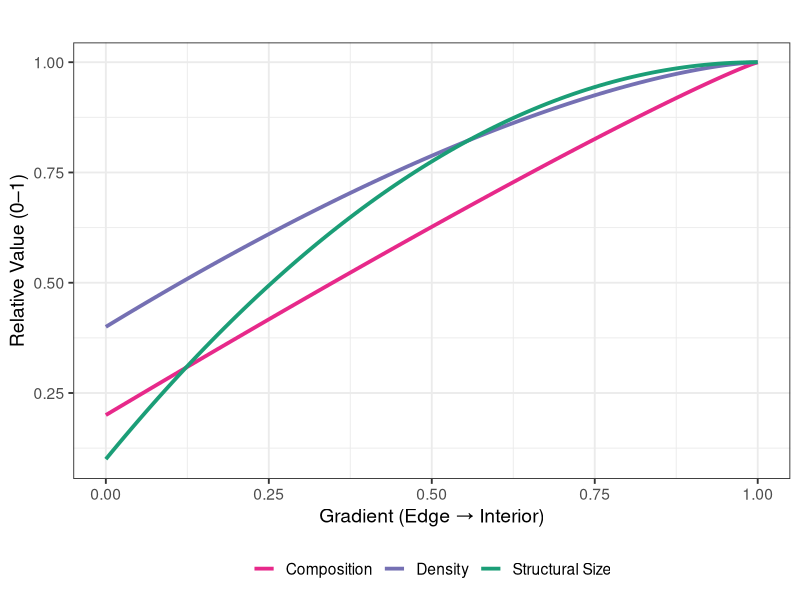
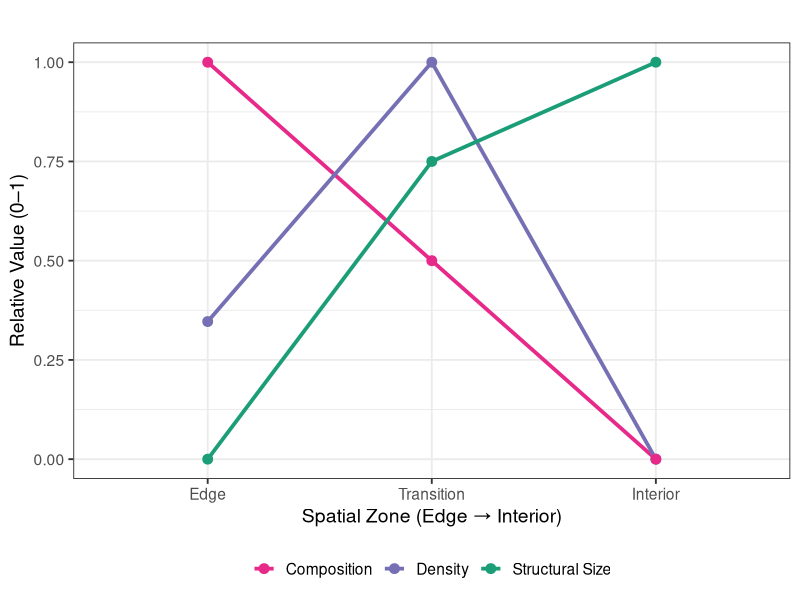
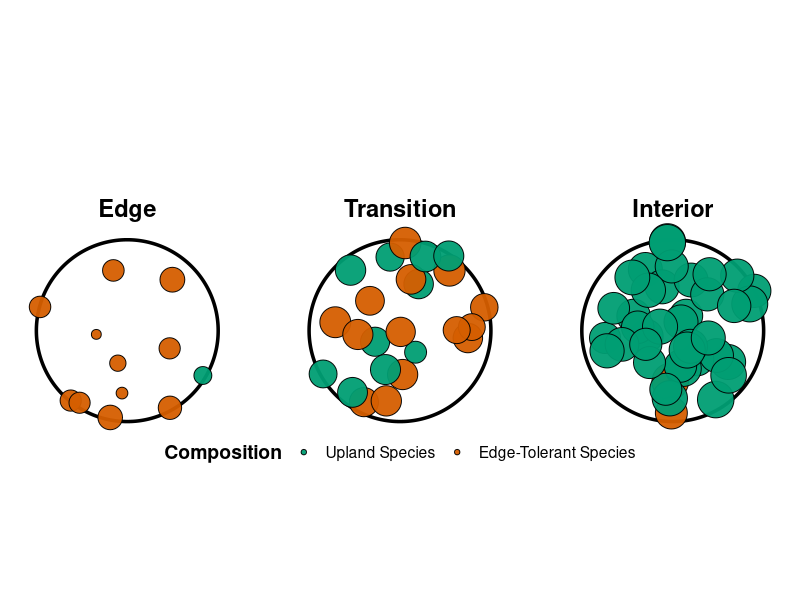
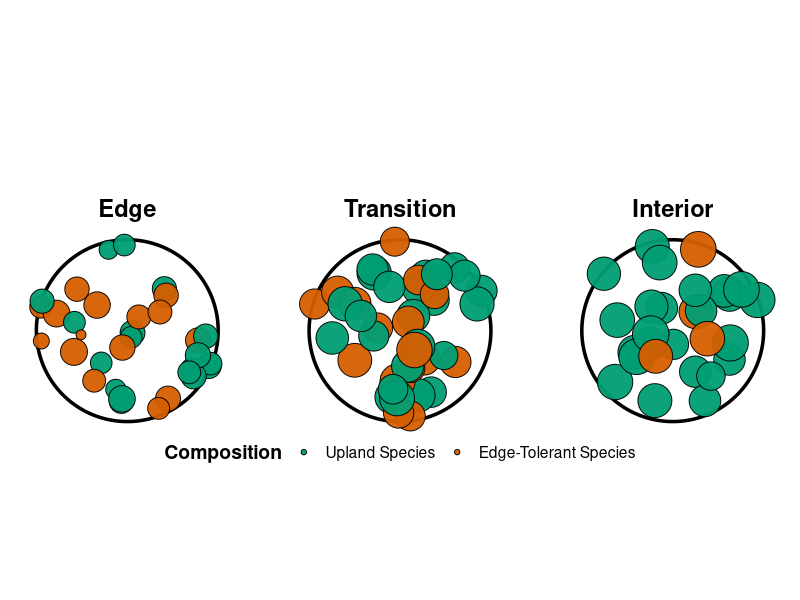

Source code (R) for these figures, in order:
## ---- chunk 1
library(ggplot2)
library(dplyr)
library(tidyr)
library(patchwork)
library(ggforce) 


metric_colors <- c(
  "Structural Size" = "#1b9e77",
  "Density" = "#7570b3",  
  "Composition" = "#e7298a"  
)

plot_empirical_and_ratchet_fixed <- function() {
  
  empirical_raw <- tibble::tribble(
    ~Metric,           ~Edge,   ~Transition, ~Interior,
    "Structural Size",  11.8,     14.8,        15.8,
    "Density",          33.6,     43.4,        28.4,
    "Composition",      0.30,     0.15,        0.00
  )

  empirical_df <- empirical_raw |>
    pivot_longer(-Metric, names_to="Zone", values_to="Value") |>
    group_by(Metric) |>
    mutate(Relative = (Value - min(Value)) / (max(Value) - min(Value))) |>
    ungroup() |>
    mutate(Zone = factor(Zone, levels=c("Edge","Transition","Interior")))

 p_emp <- ggplot(empirical_df, aes(x=Zone, y=Relative, color=Metric, group=Metric)) +
    geom_line(size=1.3) +
    geom_point(size=3) +
    scale_color_manual(values=metric_colors) +
    labs(title="",
      x="Spatial Zone (Edge → Interior)",
      y="Relative Value (0–1)"
    ) + guides(color = guide_legend(title = NULL)) + 
    theme_bw(base_size=14) +
    theme(legend.position = "bottom",     
      plot.title = element_text(face="bold", hjust=0.5))

    x <- seq(0, 1, length.out=100)
  ratchet_df <- data.frame(
    Position = x,
    Structural_Size = 1.0 - 0.9 * (1 - x)^2,
    Density = 1.0 - 0.6 * (1 - x)^1.5,
    Composition = 1.0 - 0.8 * (1 - x)^1.1
  ) |>
    rename(`Structural Size` = Structural_Size) |>  
    pivot_longer(-Position, names_to="Metric", values_to="Value")

  p_ratchet <- ggplot(ratchet_df, aes(x=Position, y=Value, color=Metric)) +
    geom_line(size=1.3) +
    scale_color_manual(values=metric_colors) +
    labs(title="",
      x="Gradient (Edge → Interior)",
      y="Relative Value (0–1)"
    ) + guides(color = guide_legend(title = NULL)) + 
    theme_bw(base_size=14) +
    theme( legend.position = "bottom",
      plot.title = element_text(face="bold", hjust=0.5))

  list(empirical_plot=p_emp, ratchet_plot=p_ratchet)
}

plots <- plot_empirical_and_ratchet_fixed()

plots$ratchet_plot 
plots$empirical_plot
## ---- chunk 2
library(ggplot2)
library(dplyr)
library(ggforce)

set.seed(42)

make_patch <- function(center_x, center_y, radius,
                       n_trees, size_mean, size_sd,
                       p_edge, upland_col, edge_col) {
  tibble(
    angle = runif(n_trees, 0, 2*pi),
    r     = sqrt(runif(n_trees, 0, 1)) * radius,
    size  = pmax(rnorm(n_trees, size_mean, size_sd), 1),
    Composition = ifelse(runif(n_trees) < p_edge, edge_col, upland_col)
  ) |>
    mutate(
      x = center_x + r * cos(angle),
      y = center_y + r * sin(angle)
    )
}

upland_col <- "#009E73" 
edge_col   <- "#D55E00"  

dens_edge_con  <- 12
dens_tran_con  <- 24
dens_int_con   <- 40

size_edge_con <- 3
size_tran_con <- 6
size_int_con  <- 9

p_edge_edge_con  <- 0.95 
p_edge_tran_con  <- 0.50 
p_edge_int_con   <- 0.05 

patch_edge_con <- make_patch(1, 0, 1,
                             dens_edge_con, size_edge_con, 0.8,
                             p_edge_edge_con, upland_col, edge_col)

patch_tran_con <- make_patch(4, 0, 1,
                             dens_tran_con, size_tran_con, 1.0,
                             p_edge_tran_con, upland_col, edge_col)

patch_int_con <- make_patch(7, 0, 1,
                            dens_int_con, size_int_con, 1.2,
                            p_edge_int_con, upland_col, edge_col)

all_ratchet <- bind_rows(
  patch_edge_con  |> mutate(Zone = "Edge",       cx = 1, cy = 0),
  patch_tran_con  |> mutate(Zone = "Transition", cx = 4, cy = 0),
  patch_int_con   |> mutate(Zone = "Interior",   cx = 7, cy = 0)
)

circle_df <- tibble(
  Zone = c("Edge","Transition","Interior"),
  cx   = c(1,4,7),
  cy   = 0,
  r    = 1
)

p_ratchet <- ggplot() +
  geom_circle(data = circle_df,
              aes(x0 = cx, y0 = cy, r = r),
              size = 1.2, color = "black", fill = NA) +
  geom_point(data = all_ratchet,
             aes(x = x, y = y, fill = Composition, size = size),
             shape = 21, color = "black", alpha = 0.95) +
  geom_text(data = circle_df,
            aes(x = cx, y = cy + 1.35, label = Zone),
            fontface = "bold", size = 6) +
  scale_fill_identity(
    guide  = "legend",
    breaks = c(upland_col, edge_col),
    labels = c("Upland Species", "Edge-Tolerant Species")
  ) +
  scale_size_continuous(range = c(3, 12), guide = "none") +
  coord_equal() +
  labs(title = "",
       subtitle = "",
       fill = "Composition") +
  theme_void(base_size = 14) +
  theme(
    legend.position = "bottom",
    legend.title    = element_text(face = "bold")
  )

p_ratchet 
## ---- chunk 3
library(ggplot2)
library(dplyr)
library(ggforce)

set.seed(42)

patch_emp <- function(center_x, center_y, radius,
                           n_trees, size_mean, size_sd,
                           p_edge, upland_col, edge_col) {
  tibble(
    angle = runif(n_trees, 0, 2*pi),
    r     = sqrt(runif(n_trees, 0, 1)) * radius,
    size  = pmax(rnorm(n_trees, size_mean, size_sd), 1),
    Composition = ifelse(runif(n_trees) < p_edge, edge_col, upland_col)
  ) |>
    mutate(
      x = center_x + r * cos(angle),
      y = center_y + r * sin(angle)
    )
}

upland_col <- "#009E73"
edge_col   <- "#D55E00"


max_trees  <- 40  
edge_n_emp  <- round(max_trees * (109/131))  
tran_n_emp  <- round(max_trees * 1.0)     
int_n_emp   <- round(max_trees * (91/131))

p_edge_edge_emp  <- 61/109   
p_edge_tran_emp  <- 60/131 
p_edge_int_emp   <- 12/91    

size_edge <- 11.8
size_tran <- 14.8
size_int  <- 15.8

scale_size <- function(x) (x - min(x)) / (max(x) - min(x)) * 6 + 4
size_scaled <- scale_size(c(size_edge, size_tran, size_int))

patch_edge_emp <- patch_emp(1, 0, 1,
                                 edge_n_emp, size_scaled[1], 1.0,
                                 p_edge_edge_emp, upland_col, edge_col)

patch_tran_emp <- patch_emp(4, 0, 1,
                                 tran_n_emp, size_scaled[2], 1.1,
                                 p_edge_tran_emp, upland_col, edge_col)

patch_int_emp <- patch_emp(7, 0, 1,
                                int_n_emp, size_scaled[3], 1.2,
                                p_edge_int_emp, upland_col, edge_col)

all_emp <- bind_rows(
  patch_edge_emp |> mutate(Zone = "Edge",       cx = 1, cy = 0),
  patch_tran_emp |> mutate(Zone = "Transition", cx = 4, cy = 0),
  patch_int_emp  |> mutate(Zone = "Interior",   cx = 7, cy = 0)
)

circle_df <- tibble(
  Zone = c("Edge","Transition","Interior"),
  cx   = c(1,4,7),
  cy   = 0,
  r    = 1
)

p_empirical <- ggplot() +
  geom_circle(data = circle_df,
              aes(x0 = cx, y0 = cy, r = r),
              size = 1.2, color = "black", fill = NA) +
  geom_point(data = all_emp,
             aes(x = x, y = y, fill = Composition, size = size),
             shape = 21, color = "black", alpha = 0.95) +
  geom_text(data = circle_df,
            aes(x = cx, y = cy + 1.35, label = Zone),
            fontface = "bold", size = 6) +
  scale_fill_identity(
    guide  = "legend",
    breaks = c(upland_col, edge_col),
    labels = c("Upland Species", "Edge-Tolerant Species")
  ) +
  scale_size_continuous(range = c(3, 12), guide = "none") +
  coord_equal() +
  labs(title = "",
       subtitle = "",
       fill = "Composition") +
  theme_void(base_size = 14) +
  theme(
    legend.position = "bottom",
    legend.title    = element_text(face = "bold")
  )

p_empirical
